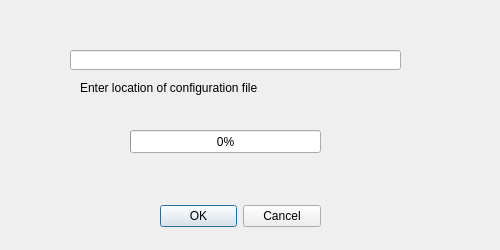
<?xml version="1.0" encoding="UTF-8"?>
<ui version="4.0">
 <class>Dialog</class>
 <widget class="QDialog" name="Dialog">
  <property name="geometry">
   <rect>
    <x>0</x>
    <y>0</y>
    <width>500</width>
    <height>250</height>
   </rect>
  </property>
  <property name="sizePolicy">
   <sizepolicy hsizetype="Fixed" vsizetype="Fixed">
    <horstretch>0</horstretch>
    <verstretch>0</verstretch>
   </sizepolicy>
  </property>
  <property name="minimumSize">
   <size>
    <width>500</width>
    <height>250</height>
   </size>
  </property>
  <property name="maximumSize">
   <size>
    <width>500</width>
    <height>250</height>
   </size>
  </property>
  <property name="windowTitle">
   <string>Dialog</string>
  </property>
  <widget class="QDialogButtonBox" name="buttonBox">
   <property name="geometry">
    <rect>
     <x>160</x>
     <y>200</y>
     <width>161</width>
     <height>32</height>
    </rect>
   </property>
   <property name="orientation">
    <enum>Qt::Horizontal</enum>
   </property>
   <property name="standardButtons">
    <set>QDialogButtonBox::Cancel|QDialogButtonBox::Ok</set>
   </property>
  </widget>
  <widget class="QLineEdit" name="lineEdit">
   <property name="geometry">
    <rect>
     <x>70</x>
     <y>50</y>
     <width>331</width>
     <height>20</height>
    </rect>
   </property>
  </widget>
  <widget class="QLabel" name="label">
   <property name="geometry">
    <rect>
     <x>80</x>
     <y>80</y>
     <width>241</width>
     <height>16</height>
    </rect>
   </property>
   <property name="text">
    <string>Enter location of configuration file</string>
   </property>
  </widget>
  <widget class="QProgressBar" name="progressBar">
   <property name="geometry">
    <rect>
     <x>130</x>
     <y>130</y>
     <width>191</width>
     <height>23</height>
    </rect>
   </property>
   <property name="accessibleName">
    <string/>
   </property>
   <property name="value">
    <number>0</number>
   </property>
   <property name="invertedAppearance">
    <bool>false</bool>
   </property>
  </widget>
  <widget class="QLabel" name="label_2">
   <property name="geometry">
    <rect>
     <x>130</x>
     <y>160</y>
     <width>46</width>
     <height>13</height>
    </rect>
   </property>
   <property name="text">
    <string/>
   </property>
  </widget>
 </widget>
 <resources/>
 <connections>
  <connection>
   <sender>buttonBox</sender>
   <signal>accepted()</signal>
   <receiver>Dialog</receiver>
   <slot>accept()</slot>
   <hints>
    <hint type="sourcelabel">
     <x>248</x>
     <y>254</y>
    </hint>
    <hint type="destinationlabel">
     <x>157</x>
     <y>274</y>
    </hint>
   </hints>
  </connection>
  <connection>
   <sender>buttonBox</sender>
   <signal>rejected()</signal>
   <receiver>Dialog</receiver>
   <slot>reject()</slot>
   <hints>
    <hint type="sourcelabel">
     <x>316</x>
     <y>260</y>
    </hint>
    <hint type="destinationlabel">
     <x>286</x>
     <y>274</y>
    </hint>
   </hints>
  </connection>
 </connections>
</ui>
